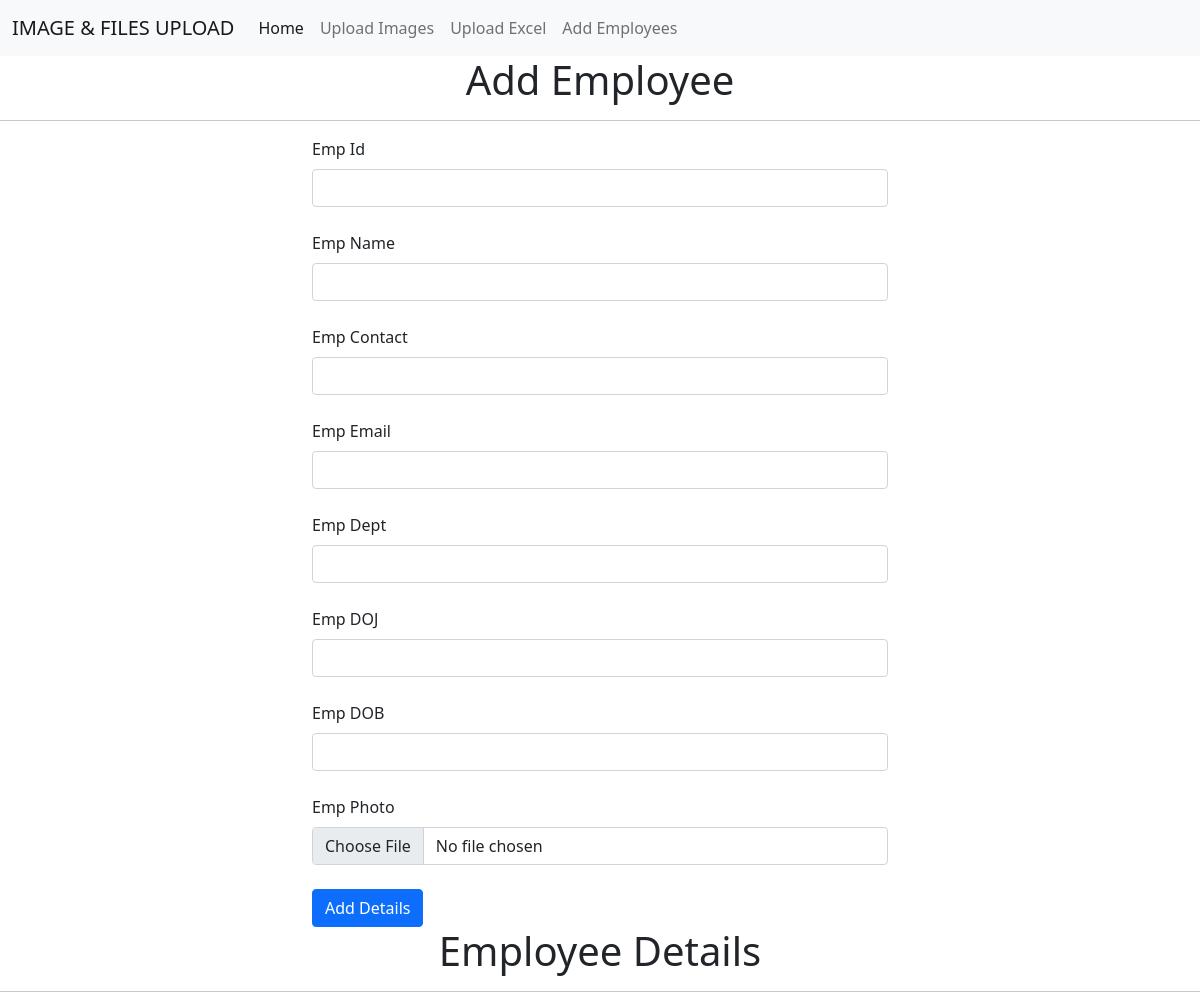
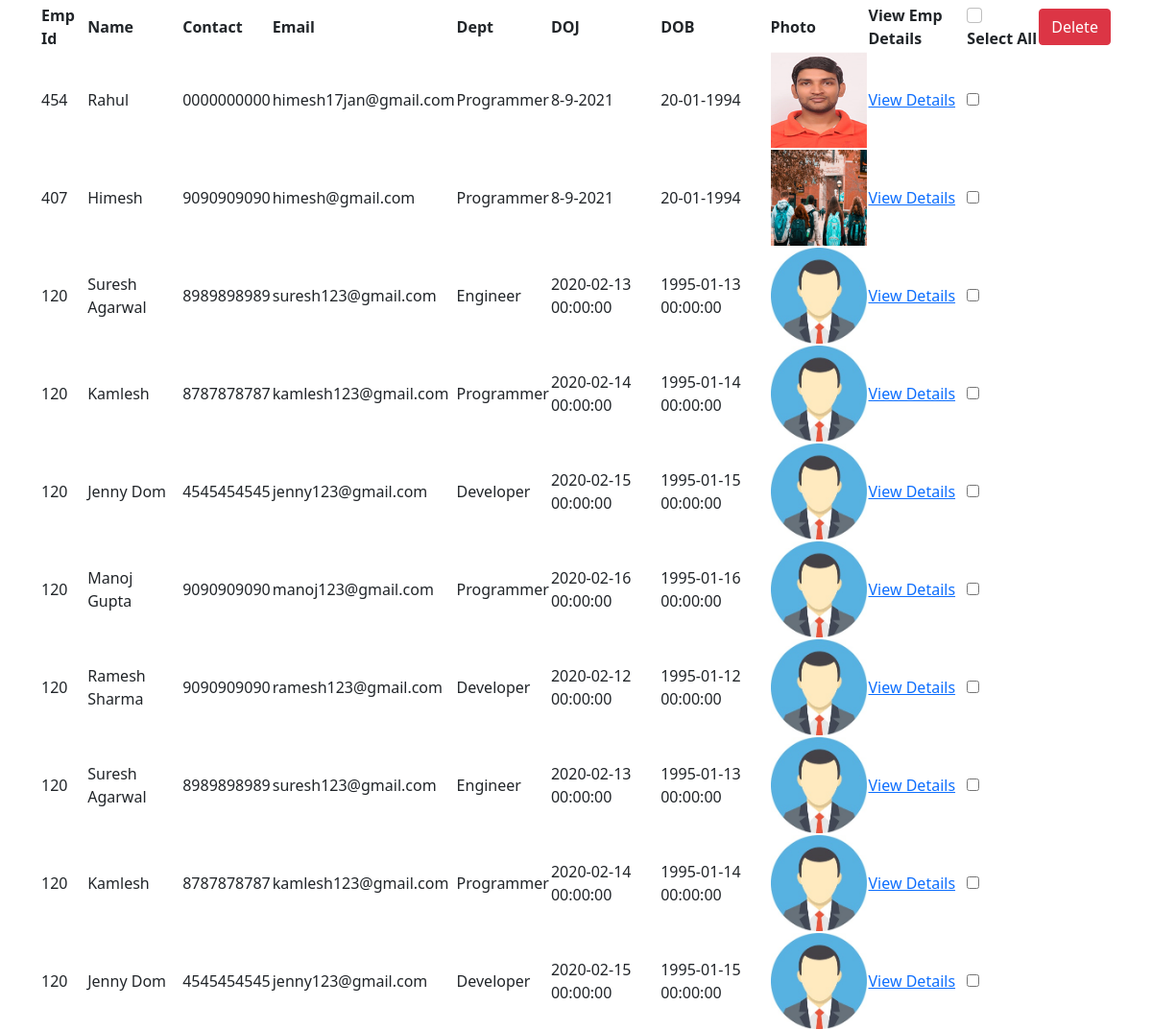
Page /addemployee on the committed database (2 pictures, top to bottom).
### imageapp/models.py (models this page shows, shortened)
class Employee(models.Model):
    empid = models.IntegerField()
    name = models.CharField(max_length=255)
    contact = models.CharField(max_length=255)
    email = models.CharField(max_length=255)
    dept = models.CharField(max_length=255)
    doj = models.CharField(max_length=255)
    dob = models.CharField(max_length=255)
    empphoto = models.FileField(upload_to='empphoto')
    @property
    def get_photo_url(self):
        if self.empphoto and hasattr(self.empphoto, 'url'):
            return self.empphoto.url
        else:
            return '/empphoto/noimg.jpg'

### imageapp/views.py (the view)
# urls.py: path('addemployee', views.addEmployee, name='addemployee'),
def addEmployee(request):
    if request.method == "POST":
        empid = request.POST['empid']
        name = request.POST['name']
        contact = request.POST['contact']
        email = request.POST['email']
        dept = request.POST['dept']
        doj = request.POST['doj']
        dob = request.POST['dob']
        empphoto = request.FILES['empphoto']
        empdetails=Employee(empid=empid, name=name, contact=contact, email=email, dept=dept, doj=doj, dob=dob, empphoto=empphoto)
        empdetails.save()
        return redirect('/addemployee')
    else:
        emp_details = Employee.objects.all()
        context = {'emp_details':emp_details}
        return render(request, 'addemployee.html', context)

### templates/addemployee.html (shortened to what this page needs)
{% extends 'base.html' %} {% load static %} {% block body %}
<h1 class="text-center">Add Employee</h1>
<hr>
<div class="container" style="width:50%;">
    <form method="POST" action='/addemployee' enctype="multipart/form-data">
        <label for="empid" class="form-label">Emp Id</label>
        <input type="text" class="form-control" name="empid"><br />
        <label for="name" class="form-label">Emp Name</label>
        <input type="text" class="form-control" name="name"><br />
        <label for="contact" class="form-label">Emp Contact</label>
        <input type="text" class="form-control" name="contact"><br />
        <label for="email" class="form-label">Emp Email</label>
        <input type="text" class="form-control" name="email"><br />
        <label for="dept" class="form-label">Emp Dept</label>
        <input type="text" class="form-control" name="dept"><br />
        <label for="doj" class="form-label">Emp DOJ</label>
        <input type="text" class="form-control" name="doj"><br />
        <label for="dob" class="form-label">Emp DOB</label>
        <input type="text" class="form-control" name="dob"><br />
        <label for="empphoto" class="form-label">Emp Photo</label>
        <input type="file" class="form-control" name="empphoto"><br />
        <button type="submit" class="btn btn-primary">Add Details</button>
    </form>
</div>
<h1 class="text-center">Employee Details</h1>
<hr>
<div class="container">
    <table style="width:100%;" id="tabl">
        <tr>
            <th>Emp Id</th>
            <th>Name</th>
            <th>Contact</th>
            <th>Email</th>
            <th>Dept</th>
            <th>DOJ</th>
            <th>DOB</th>
            <th>Photo</th>
            <th>View Emp Details</th>
            <th>
                <input class="form-check-input" type="checkbox" value="" id="flexCheckDefault">
                <label class="form-check-label" for="flexCheckDefault">
                  Select All
                </label>
            </th>
            <th><button type="submit" id="delete-btn" class="btn btn-danger" onclick="getvalues()">Delete</button></th>
        </tr>
        {% for emp in emp_details %}
        <tr>
            <td>{{emp.empid}}</td>
            <td>{{emp.name}}</td>
            <td>{{emp.contact}}</td>
            <td>{{emp.email}}</td>
            <td>{{emp.dept}}</td>
            <td>{{emp.doj}}</td>
            <td>{{emp.dob}}</td>
            <td><img src="{{emp.get_photo_url}}" width="100px" height="100px"></td>
            <td><a href="/viewemp/{{ emp.id }}">View Details</a></td>
            <td><input type="checkbox" value="{{emp.id}}"></td>
        </tr>
        {% endfor %}
    </table>
</div>
{% endblock body %}

### rows in the picture
Employee: empid "454", name "Rahul", contact "0000000000", email "himesh17jan@gmail.com", dept "Programmer", doj "8-9-2021", dob "20-01-1994", get_photo_url (picture)
Employee: empid "407", name "Himesh", contact "9090909090", email "himesh@gmail.com", dept "Programmer", doj "8-9-2021", dob "20-01-1994", get_photo_url (picture)
Employee: empid "120", name "Suresh Agarwal", contact "8989898989", email "suresh123@gmail.com", dept "Engineer", doj "2020-02-13 00:00:00", dob "1995-01-13 00:00:00"
Employee: empid "120", name "Kamlesh", contact "8787878787", email "kamlesh123@gmail.com", dept "Programmer", doj "2020-02-14 00:00:00", dob "1995-01-14 00:00:00"
Employee: empid "120", name "Jenny Dom", contact "4545454545", email "jenny123@gmail.com", dept "Developer", doj "2020-02-15 00:00:00", dob "1995-01-15 00:00:00"
Employee: empid "120", name "Manoj Gupta", contact "9090909090", email "manoj123@gmail.com", dept "Programmer", doj "2020-02-16 00:00:00", dob "1995-01-16 00:00:00"
Employee: empid "120", name "Ramesh Sharma", contact "9090909090", email "ramesh123@gmail.com", dept "Developer", doj "2020-02-12 00:00:00", dob "1995-01-12 00:00:00"
Employee: empid "120", name "Suresh Agarwal", contact "8989898989", email "suresh123@gmail.com", dept "Engineer", doj "2020-02-13 00:00:00", dob "1995-01-13 00:00:00"
Employee: empid "120", name "Kamlesh", contact "8787878787", email "kamlesh123@gmail.com", dept "Programmer", doj "2020-02-14 00:00:00", dob "1995-01-14 00:00:00"
Employee: empid "120", name "Jenny Dom", contact "4545454545", email "jenny123@gmail.com", dept "Developer", doj "2020-02-15 00:00:00", dob "1995-01-15 00:00:00"
